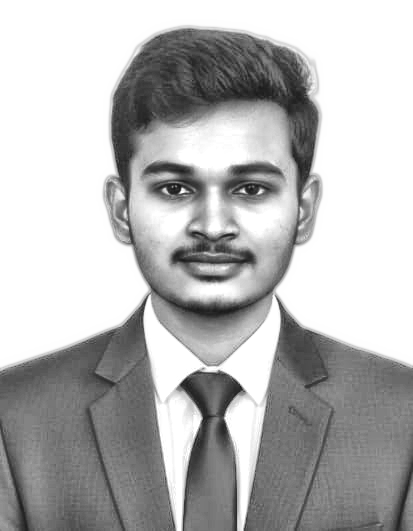
#> input picture source-prepped.png, 413 x 531 px; its folder holds 2 pictures in this run
$ python make_ascii_svg.py
#> lines starting #> are read from the running program, lines starting #| are printed output that depends on the picture
"""
Convert a portrait photo into a CLEAN, monochrome ASCII-art SVG (Andrew6rant
style: one light-gray color, subject isolated on a dark background) that "types"
itself in like a terminal, then holds.

Monochrome is deliberate -- per-character rainbow color is what makes ASCII
portraits look noisy. One fill color + a good density ramp + high contrast (so a
busy background washes out to blank) reads as neat and legible.

GitHub renders SVGs embedded via <img> and runs their SMIL animations there (JS
does not run). Each row is revealed with a left-to-right clip wipe plus a small
block cursor riding the wipe edge, staggered top -> bottom, so the whole
portrait prints once and freezes.
"""
from PIL import Image, ImageEnhance, ImageOps, ImageFilter
import html
import os
import sys

HERE = os.path.dirname(os.path.abspath(__file__))
# defaults to the prepped grayscale image (see prep_photo.py), which already has
# the background removed + local contrast applied.
SRC = sys.argv[1] if len(sys.argv) > 1 else os.path.join(HERE, "..", "source-prepped.png")
OUT = sys.argv[2] if len(sys.argv) > 2 else os.path.join(HERE, "..", "charan-ascii.svg")

COLS = 130
ROWS = 70
CELL_W = 6
CELL_H = 11
RAMP = " .`:-=+*cs#%@"  # bright(sparse) -> dark(dense); leading space clears bg

# the prepped image already has bg removed + CLAHE local contrast, so only
# light global tuning is needed here.
CONTRAST = 1.20
BRIGHTNESS = 1.05
GAMMA = 1.05          # >1 brightens mids -> face lands in sparser chars
SHARPEN = True
WHITE_FLOOR = 0.90    # luminance above this is forced to blank (space)

PAD = 20
TITLEBAR_H = 30
STATUS_H = 30
ART_W = COLS * CELL_W
ART_H = ROWS * CELL_H
CANVAS_W = ART_W + PAD * 2
CANVAS_H = TITLEBAR_H + ART_H + STATUS_H + PAD

BG = "#0d1117"
BG2 = "#111722"
FRAME = "#30363d"
TITLE_TEXT = "#7d8590"
INK = "#c9d1d9"      # the single ascii color (matches Andrew6rant)
CURSOR = "#c9d1d9"

# ---- reveal timing (one-shot; a cursor rasters top -> bottom) -------------
ROW_DUR = 0.11
STAGGER = 0.11       # == ROW_DUR -> a single cursor sweeping down

# ---- 1. sample the image into a COLS x ROWS grayscale grid ----------------
im = Image.open(SRC).convert("L")               # grayscale
#> im is the input picture: PIL image 413x531 L; min 21, max 255, mean 182.6
if SHARPEN:
    im = im.filter(ImageFilter.UnsharpMask(radius=2, percent=140, threshold=2))
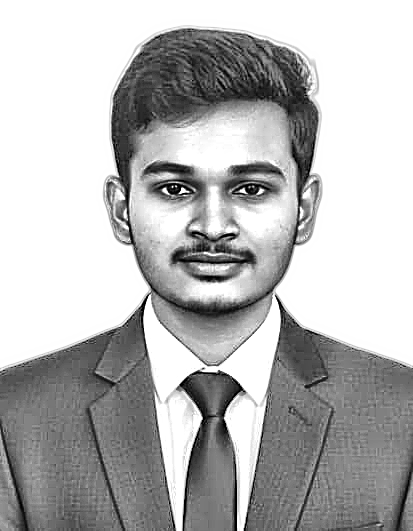
#> im: PIL image 413x531 L; min 0, max 255, mean 182
im = ImageEnhance.Brightness(im).enhance(BRIGHTNESS)
im = ImageEnhance.Contrast(im).enhance(CONTRAST)
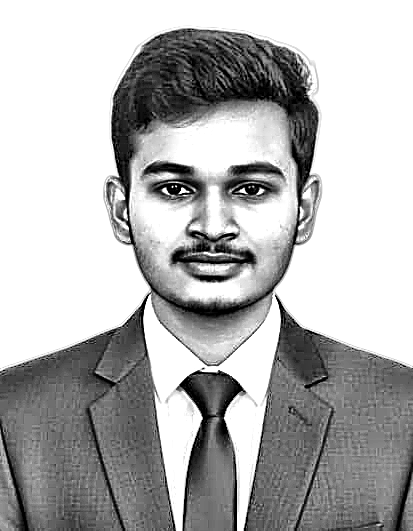
#> im: PIL image 413x531 L; min 0, max 255, mean 178.8
im = im.resize((COLS, ROWS), Image.LANCZOS)
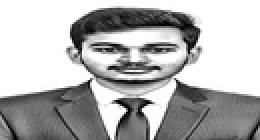
#> im: PIL image 130x70 L (shown 2 times larger); min 0, max 255, mean 178.5
px = im.load()

STATIC = bool(os.environ.get("STATIC"))  # emit frozen state for previews

rows_txt = []
for y in range(ROWS):
    chars = []
    for x in range(COLS):
        lum = px[x, y] / 255.0
        lum = pow(lum, GAMMA)
        if lum >= WHITE_FLOOR:
            chars.append(" ")
            continue
        idx = int((1.0 - lum) * (len(RAMP) - 1) + 0.5)
        idx = max(0, min(len(RAMP) - 1, idx))
        chars.append(RAMP[idx])
    rows_txt.append("".join(chars))
#> after the loop, rows_txt = 70 items

art_top = TITLEBAR_H + PAD * 0.35

# ---- 2. assemble SVG ------------------------------------------------------
parts = []
parts.append(
    f'<svg xmlns="http://www.w3.org/2000/svg" width="{CANVAS_W}" height="{CANVAS_H}" '
    f'viewBox="0 0 {CANVAS_W} {CANVAS_H}" font-family="ui-monospace, SFMono-Regular, '
    f'Menlo, Consolas, monospace">'
)
parts.append('<defs>'
             f'<linearGradient id="bg" x1="0" y1="0" x2="0" y2="1">'
             f'<stop offset="0" stop-color="{BG2}"/><stop offset="1" stop-color="{BG}"/>'
             f'</linearGradient></defs>')

parts.append(f'<rect width="{CANVAS_W}" height="{CANVAS_H}" rx="12" fill="url(#bg)"/>')
parts.append(f'<rect x="0.5" y="0.5" width="{CANVAS_W-1}" height="{CANVAS_H-1}" rx="12" '
             f'fill="none" stroke="{FRAME}" stroke-width="1"/>')

parts.append(f'<line x1="0" y1="{TITLEBAR_H}" x2="{CANVAS_W}" y2="{TITLEBAR_H}" stroke="{FRAME}"/>')
for i, dotcol in enumerate(["#ff5f56", "#ffbd2e", "#27c93f"]):
    parts.append(f'<circle cx="{PAD + i*16}" cy="{TITLEBAR_H/2}" r="5" fill="{dotcol}"/>')
parts.append(f'<text x="{CANVAS_W/2}" y="{TITLEBAR_H/2 + 4}" fill="{TITLE_TEXT}" font-size="12" '
             f'text-anchor="middle">charan@github: ~$ ./portrait.sh</text>')

# one <text> per row (single color -> no per-char markup, tiny file)
font_size = CELL_H * 0.86
for ry, line in enumerate(rows_txt):
    y = art_top + ry * CELL_H + CELL_H * 0.74
    row_y = art_top + ry * CELL_H
    delay = ry * STAGGER
    safe = html.escape(line)
    text = (f'<text xml:space="preserve" x="{PAD}" y="{y:.1f}" fill="{INK}" '
            f'font-size="{font_size:.1f}" textLength="{ART_W}" lengthAdjust="spacing">{safe}</text>')

    if STATIC:
        parts.append(text)
        continue

    parts.append(
        f'<clipPath id="r{ry}"><rect x="{PAD}" y="{row_y:.1f}" height="{CELL_H}" width="0">'
        f'<animate attributeName="width" from="0" to="{ART_W}" begin="{delay:.3f}s" '
        f'dur="{ROW_DUR:.2f}s" fill="freeze"/></rect></clipPath>'
    )
    parts.append(f'<g clip-path="url(#r{ry})">{text}</g>')
    parts.append(
        f'<rect y="{row_y+1:.1f}" width="{CELL_W}" height="{CELL_H-2}" fill="{CURSOR}" opacity="0">'
        f'<animate attributeName="x" from="{PAD}" to="{PAD+ART_W}" begin="{delay:.3f}s" '
        f'dur="{ROW_DUR:.2f}s" fill="freeze"/>'
        f'<set attributeName="opacity" to="0.85" begin="{delay:.3f}s"/>'
        f'<set attributeName="opacity" to="0" begin="{delay+ROW_DUR:.3f}s"/></rect>'
    )
#> this loop made 70 passes
#> (y, row_y, delay) on passes 1 to 12: (45.14, 37, 0), (56.14, 48, 0.11), (67.14, 59, 0.22), (78.14, 70, 0.33), (89.14, 81, 0.44), (100.1, 92, 0.55), (111.1, 103, 0.66), (122.1, 114, 0.77), (133.1, 125, 0.88), (144.1, 136, 0.99), (155.1, 147, 1.1), (166.1, 158, 1.21)
#> after the loop, parts = 219 items

# status bar with a steady blinking cursor
status_line_y = TITLEBAR_H + ART_H + PAD * 0.35
status_y = status_line_y + 19
parts.append(f'<line x1="0" y1="{status_line_y:.1f}" x2="{CANVAS_W}" y2="{status_line_y:.1f}" stroke="{FRAME}"/>')
parts.append(f'<text x="{PAD}" y="{status_y:.1f}" fill="{TITLE_TEXT}" font-size="13">'
             f'charan@github:~$ whoami <tspan fill="{INK}">Charan</tspan></text>')
parts.append(f'<rect x="{PAD+196}" y="{status_y-12:.1f}" width="8" height="14" fill="{INK}">'
             f'<animate attributeName="opacity" values="1;1;0;0" keyTimes="0;0.5;0.51;1" '
             f'dur="1s" repeatCount="indefinite"/></rect>')

parts.append("</svg>")
svg = "".join(parts)
with open(OUT, "w") as f:
    f.write(svg)
print("wrote", OUT, len(svg), "bytes;", CANVAS_W, "x", CANVAS_H)
#| wrote scripts/../charan-ascii.svg 51518 bytes; 820 x 850
